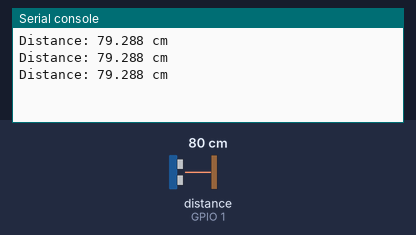
The program below on a simulated ESP32 board running MicroPython. Parts: the last lines printed to the serial console. Inputs (shaded band) come from the test bench; at power-on: distance to the obstacle (sensor on GPIO 1) 80 cm. The echo pulse lasts 58.3 µs per cm.

Above: at 1.2 s.
1.3 s: distance to the obstacle (sensor on GPIO 1) set to 2 cm
At 1.9 s:
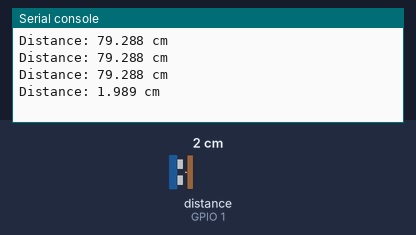
2.8 s: distance to the obstacle (sensor on GPIO 1) set to 4 cm
At 3.4 s:
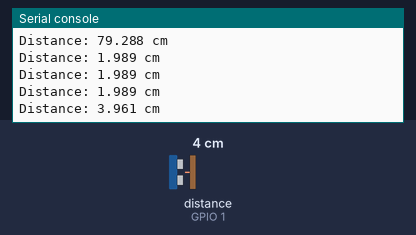
Timing chart, 0 to 5.8 s (numbered marks = the images above; inputs shaded):
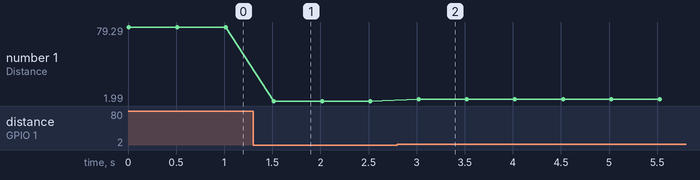

The program:

_0202_Distance.py
```python
from machine import Pin, time_pulse_us
import time

SOUND_SPEED = 340  # Speed of sound in air
TRIG_PULSE_DURATION_US = 10

trigPin = Pin(3, Pin.OUT)  # 3:ConnectorA 4:ConnectorB
echoPin = Pin(1, Pin.IN)  # 1:ConnectorA 5:ConnectorB

while True:
    # Prepare the signal
    trigPin.value(0)
    time.sleep_us(5)
    # Create a 10 µs pulse
    trigPin.value(1)
    time.sleep_us(TRIG_PULSE_DURATION_US)
    trigPin.value(0)

    # Get the duration of the ultrasonic wave propagation (in µs)
    ultrason_duration = time_pulse_us(echoPin, 1, 30000)
    # Calculate distance in centimeters using the speed of sound
    distance_cm = SOUND_SPEED * ultrason_duration / 20000

    print(f"Distance: {distance_cm} cm")
    time.sleep_ms(500)
```

Measured:
- after the input at 1.3 s, the serial console: prints a new line after 0.22 s (image 1)
- after the input at 2.8 s, the serial console: prints a new line after 0.22 s (image 2)
- plotted number 1: 79.29 → 1.99 after the input at 1.3 s, 1.99 → 3.96 after the input at 2.8 s
